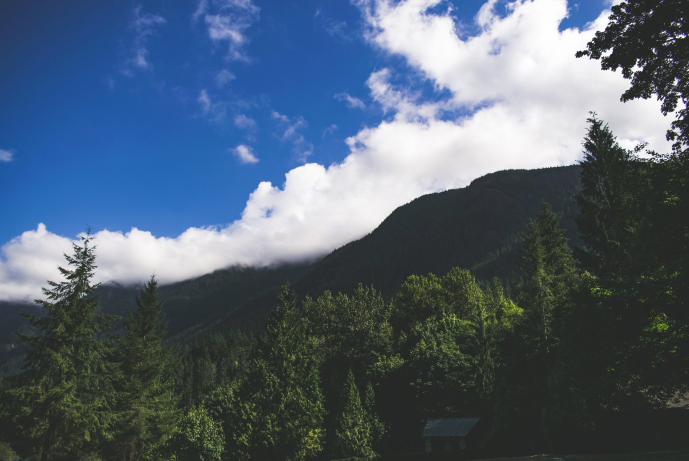
#> input picture soal2/sample.jpg, 1377 x 922 px (shown at 1/2 size)
$ python main2.py
#> lines starting #> are read from the running program, lines starting #| are printed output that depends on the picture
# import all the libraries
from PIL import Image
import matplotlib.pyplot as plt
import numpy as np

# to open the image
image = Image.open("sample.jpg")
#> image is the input picture: PIL image 1377x922 RGB; mean R, G, B 81.5, 97.5, 114.4
# this open the photo viewer
image.show()
plt.imshow(image)


# image watermark
size = (500, 100)
crop_image = image.copy()
# to keep the aspect ration in intact
crop_image.thumbnail(size)
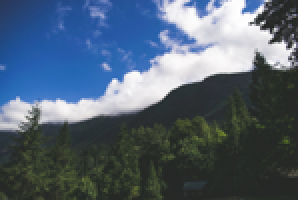
#> crop_image: PIL image 149x100 RGB (shown 2 times larger); mean R, G, B 81.6, 97.5, 114.4

# add watermark
copied_image = image.copy()
# base image
copied_image.paste(crop_image, (500, 200))
# pasted the crop image onto the base image
plt.imshow(copied_image)
# copied_image.save("./output/")
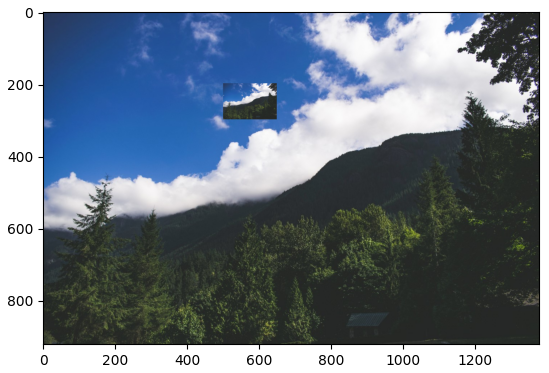
#> figure drawn by matplotlib, 1 panel
